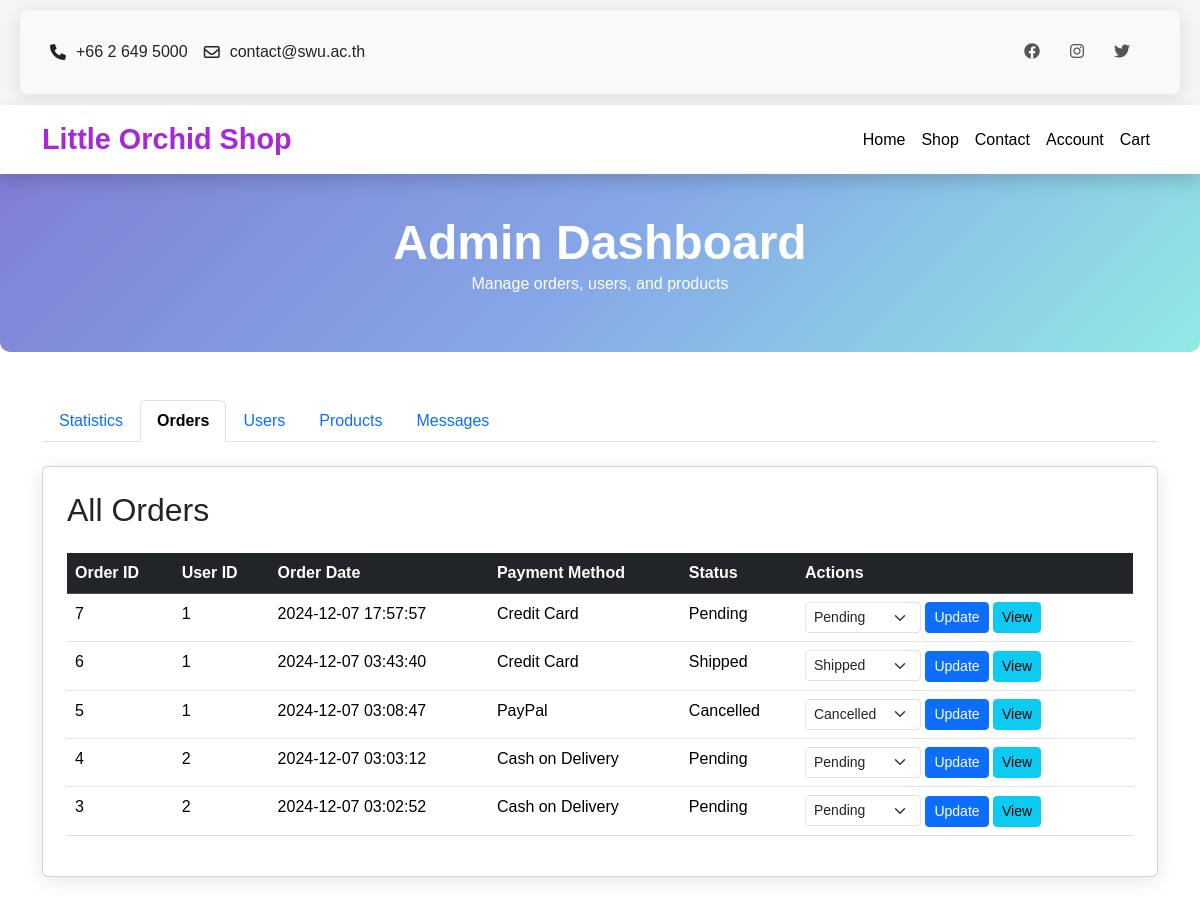
/admin_dashboard.php?tab=orders (signed in), run on the app's committed database.
### tables this page shows
CREATE TABLE `orders` (
  `order_id` int(11) NOT NULL,
  `user_id` int(11) NOT NULL,
  `name` varchar(255) NOT NULL,
  `address` text NOT NULL,
  `payment_method` varchar(100) NOT NULL,
  `order_date` datetime DEFAULT current_timestamp(),
  `status` varchar(50) DEFAULT 'Pending'
);

### admin_dashboard.php (the view, shortened to what this page needs)
<?php
require 'db_pdo.php';
$activeTab = $_GET['tab'] ?? 'statistics';
if ($activeTab === 'orders') {
    $stmt = $pdo->query("SELECT * FROM orders ORDER BY order_date DESC");
    $orders = $stmt->fetchAll(PDO::FETCH_ASSOC);
} elseif ($activeTab === 'users') {
    $stmt = $pdo->query("SELECT * FROM users");
    $users = $stmt->fetchAll(PDO::FETCH_ASSOC);
} elseif ($activeTab === 'products') {
    $stmt = $pdo->query("SELECT * FROM products");
    $products = $stmt->fetchAll(PDO::FETCH_ASSOC);
} elseif ($activeTab === 'messages') {
    $stmt = $pdo->query("SELECT * FROM contact_messages ORDER BY created_at DESC");
    $messages = $stmt->fetchAll(PDO::FETCH_ASSOC);
}
?>
<!DOCTYPE html>
<html lang="en">
<head>
    <link href="https://cdn.jsdelivr.net/npm/bootstrap@5.3.2/dist/css/bootstrap.min.css" rel="stylesheet">
</head>
<body>
    <?php include 'header.php'; ?>
    <div class="dashboard-header">
        <h1>Admin Dashboard</h1>
        <p>Manage orders, users, and products</p>
    </div>
    <div class="container mt-5">
        <ul class="nav nav-tabs mb-4">
            <li class="nav-item">
                <a class="nav-link <?php echo ($activeTab === 'statistics') ? 'active' : ''; ?>" href="?tab=statistics">Statistics</a>
            </li>
            <li class="nav-item">
                <a class="nav-link <?php echo ($activeTab === 'orders') ? 'active' : ''; ?>" href="?tab=orders">Orders</a>
            </li>
            <li class="nav-item">
                <a class="nav-link <?php echo ($activeTab === 'users') ? 'active' : ''; ?>" href="?tab=users">Users</a>
            </li>
            <li class="nav-item">
                <a class="nav-link <?php echo ($activeTab === 'products') ? 'active' : ''; ?>" href="?tab=products">Products</a>
            </li>
            <li class="nav-item">
                <a class="nav-link <?php echo ($activeTab === 'messages') ? 'active' : ''; ?>" href="?tab=messages">Messages</a>
            </li>
        </ul>
        <?php if ($activeTab === 'orders'): ?>
            <div class="card p-4 mb-5">
                <h2 class="mb-4">All Orders</h2>
                <?php if (empty($orders)): ?>
                    <div class="alert alert-warning">No orders found.</div>
                <?php else: ?>
                    <table class="table table-hover">
                        <thead class="table-dark">
                            <tr>
                                <th>Order ID</th>
                                <th>User ID</th>
                                <th>Order Date</th>
                                <th>Payment Method</th>
                                <th>Status</th>
                                <th>Actions</th>
                            </tr>
                        </thead>
                        <tbody>
                            <?php foreach ($orders as $order): ?>
                                <tr>
                                    <td><?php echo htmlspecialchars($order['order_id']); ?></td>
                                    <td><?php echo htmlspecialchars($order['user_id']); ?></td>
                                    <td><?php echo htmlspecialchars($order['order_date']); ?></td>
                                    <td><?php echo htmlspecialchars($order['payment_method']); ?></td>
                                    <td><?php echo htmlspecialchars($order['status']); ?></td>
                                    <td>
                                        <form method="POST" class="d-inline">
                                            <select name="status" class="form-select form-select-sm d-inline-block w-auto">
                                                <option value="Pending" <?php echo ($order['status'] === 'Pending') ? 'selected' : ''; ?>>Pending</option>
                                                <option value="Shipped" <?php echo ($order['status'] === 'Shipped') ? 'selected' : ''; ?>>Shipped</option>
                                                <option value="Cancelled" <?php echo ($order['status'] === 'Cancelled') ? 'selected' : ''; ?>>Cancelled</option>
                                            </select>
                                            <button type="submit" name="change_order_status" class="btn btn-primary btn-sm">Update</button>
                                        </form>
                                        <button class="btn btn-info btn-sm" data-bs-toggle="modal" data-bs-target="#viewOrderModal-<?php echo $order['order_id']; ?>">View</button>
                                    </td>
                                </tr>
                            <?php endforeach; ?>
                        </tbody>
                    </table>
                <?php endif; ?>
            </div>
        <?php endif; ?>
    </div>
</body>
</html>

### admin_dashboard.php (style rules this page uses)
body { background-color: #f8f9fa; }
.dashboard-header { background: linear-gradient(135deg, #7f7fd5, #86a8e7, #91eae4); color: #fff; padding: 40px 0; text-align: center; margin-bottom: 40px; border-radius: 0 0 10px 10px; }
.dashboard-header h1 { margin: 0; font-size: 3rem; font-weight: 700; }
.card { border-radius: 10px; box-shadow: 0 4px 20px rgba(0,0,0,0.1); }
.nav-tabs .nav-link.active { font-weight: 600; }

### header.php (style rules this page uses)
body { font-family: 'Alegreya', sans-serif; }

### data on the page
orders: order_id "7", user "1", order_date "2024-12-07 17:57:57", payment_method "Credit Card", status "Pending"
orders: order_id "6", user "1", order_date "2024-12-07 03:43:40", payment_method "Credit Card", status "Shipped"
orders: order_id "5", user "1", order_date "2024-12-07 03:08:47", payment_method "PayPal", status "Cancelled"
orders: order_id "4", user "2", order_date "2024-12-07 03:03:12", payment_method "Cash on Delivery", status "Pending"
orders: order_id "3", user "2", order_date "2024-12-07 03:02:52", payment_method "Cash on Delivery", status "Pending"
